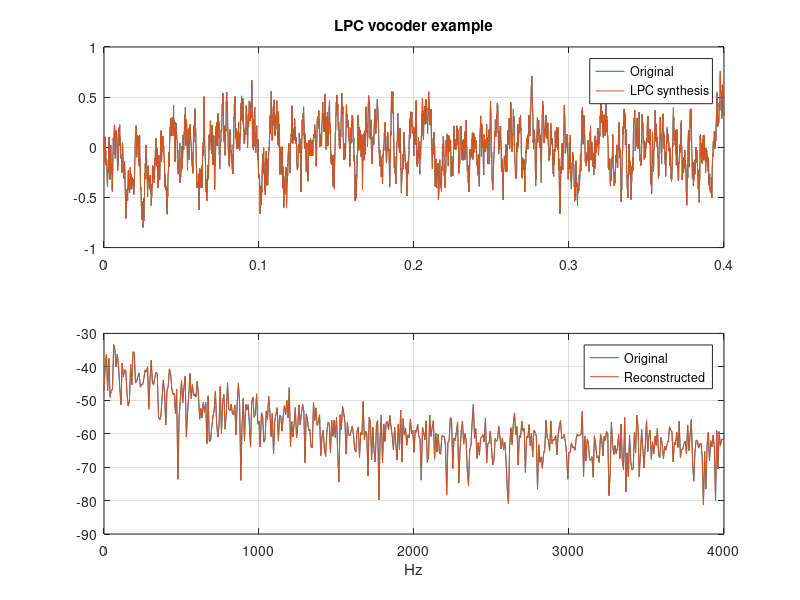

Source code (MATLAB):
% Experiment 20: LPC based speech analysis and vocoder implementation
% Standalone MATLAB script. Uses example parameters because the screenshots omit
% the input parameter tables. Change the marked values to your lab values.
clear; close all; clc; rng(7);
Fs=8000; t=(0:1/Fs:0.4)'; x=filter(1,[1 -0.92],randn(size(t))); x=x/(max(abs(x))+eps)*0.8; p=12; a=lpc(x,p); residual=filter(a,1,x); y=filter(1,a,residual);
figure; subplot(2,1,1); plot(t,x); hold on; plot(t,y); grid on; legend('Original','LPC synthesis'); title('LPC vocoder example'); subplot(2,1,2); [P1,f]=periodogram(x,[],1024,Fs); [P2,~]=periodogram(y,[],1024,Fs); plot(f,10*log10(P1+eps)); hold on; plot(f,10*log10(P2+eps)); grid on; legend('Original','Reconstructed'); xlabel('Hz');
